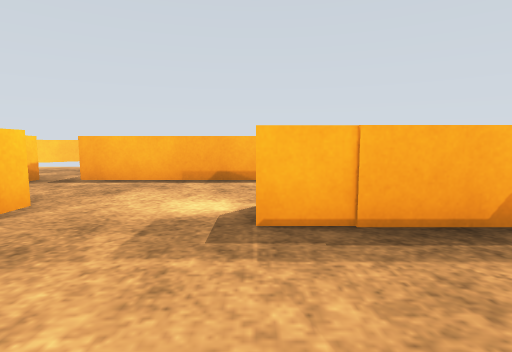
view 1 (above)

24 first-person views from a walk through a world built for the Gazebo simulator. The camera is 0.41 m above the floor, tilts 6° down and sees 80° across. The floor is counted in squares, 0.5 m on a side. Each view is taken from the middle of a square. On the plan, view 1 faces up. The plan holds only what a view shows up to about 11 squares ahead; the rest is blank. The place goes on beyond the plan. Surface patterns are stand-ins for the level's own textures.

view 2
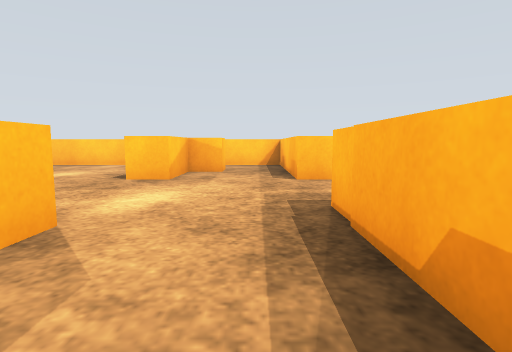

view 3
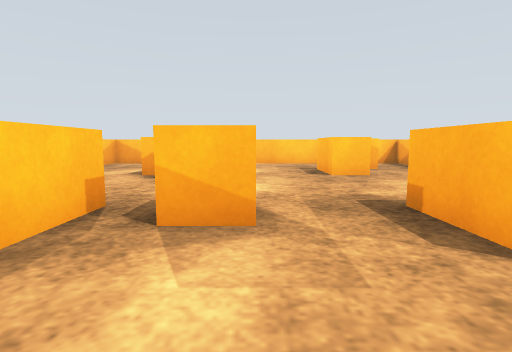

view 4
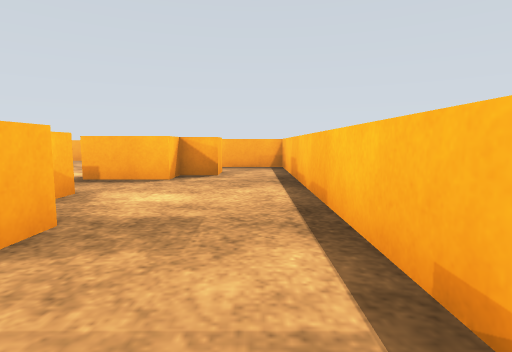

view 5
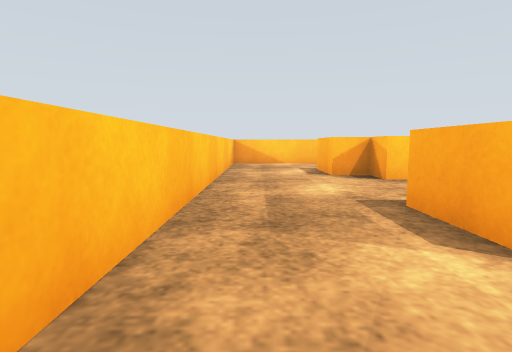

view 6
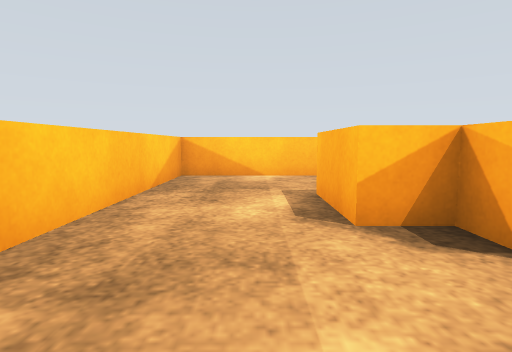

view 7
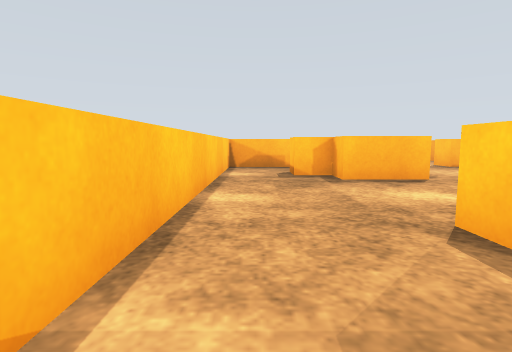

view 8
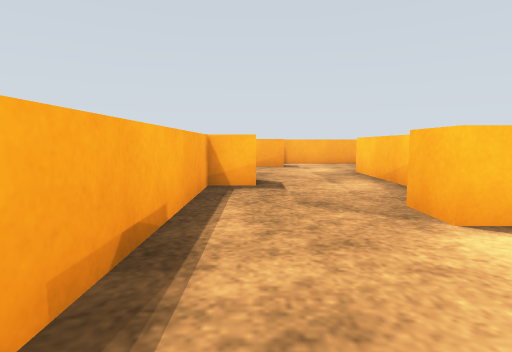

view 9
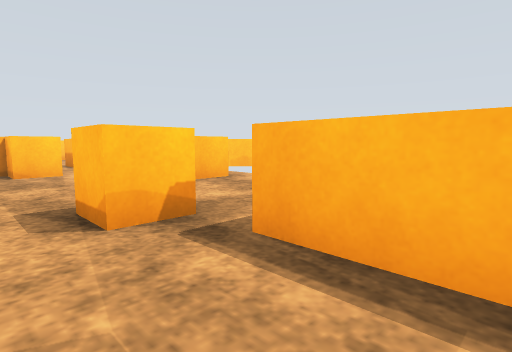

view 10
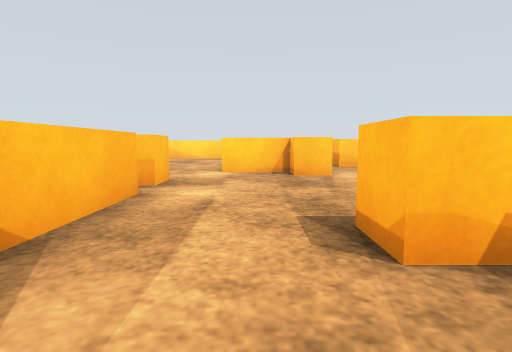

view 11
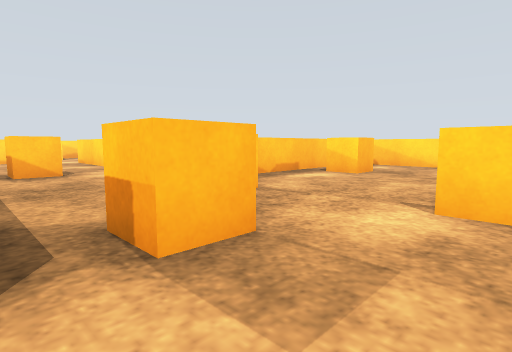

view 12
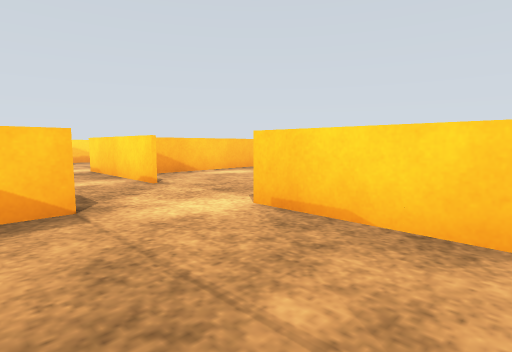

view 13
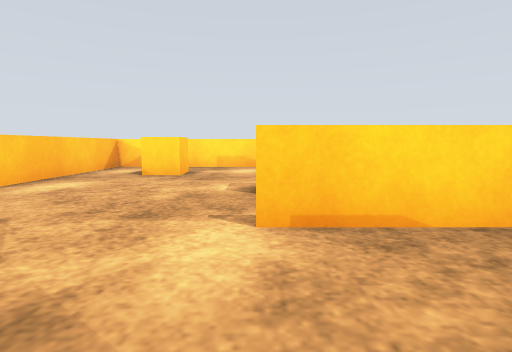

view 14
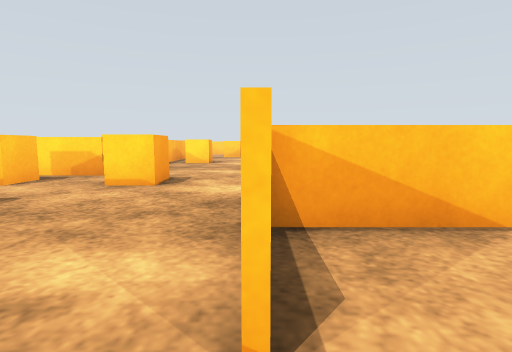

view 15
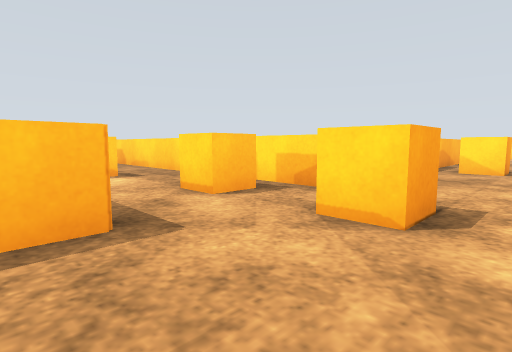

view 16
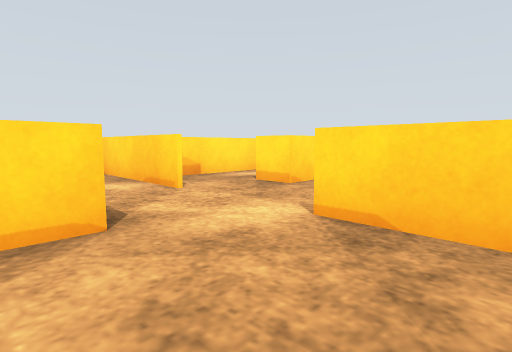

view 17
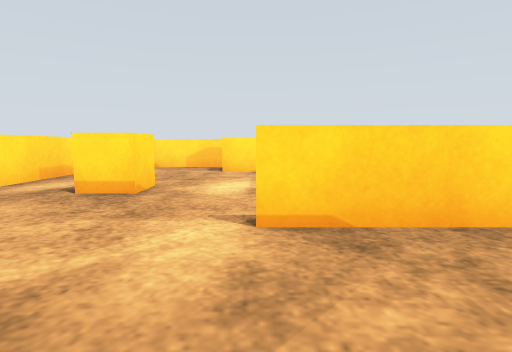

view 18
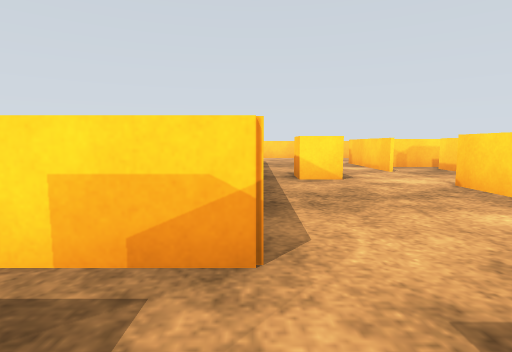

view 19
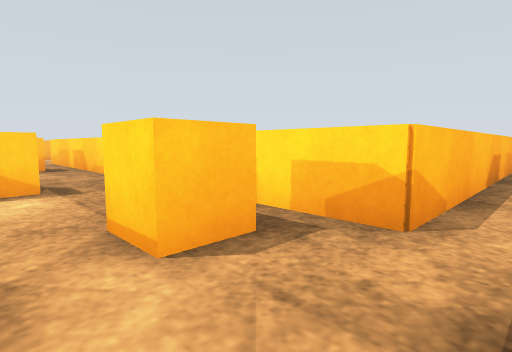

view 20
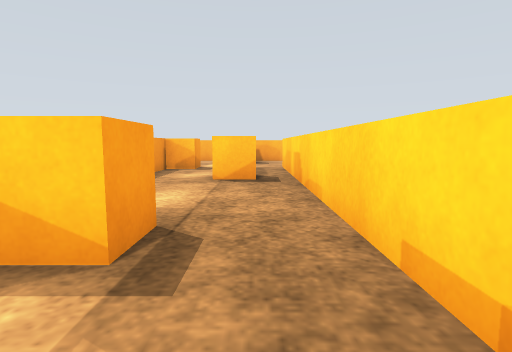

view 21
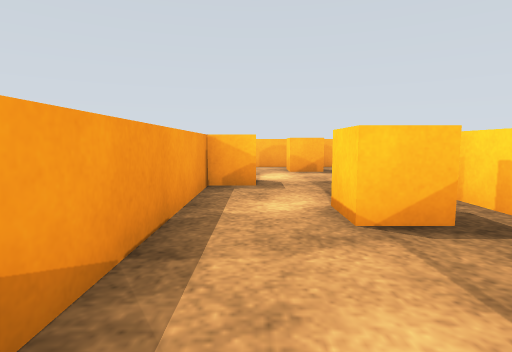

view 22
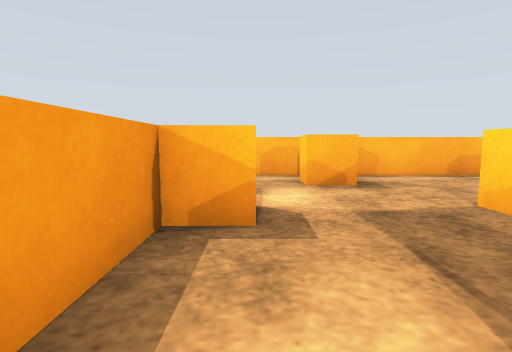

view 23
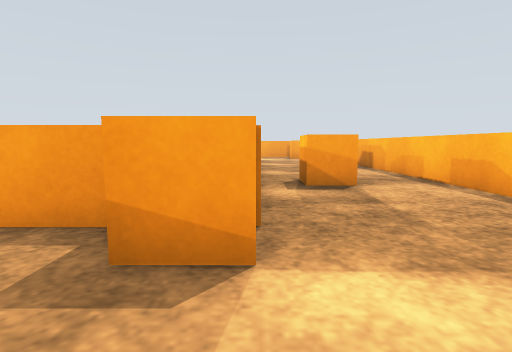

view 24
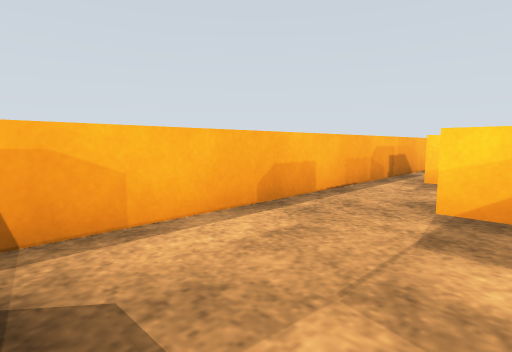

### Floor plan
Key: @ floor where view 1 was taken; # wall or solid block; . floor; = window, fence, low wall or low ledge; B orange box.
Columns run from 20 left of view 1 to 10 right of it. Each row starts with its distance up from view 1.
 10            BB..
  9      BB    BB...
  8      BB...   ...
  7         BB....BB=======#
  6         #B....BB.......BB...BB
  5         B...................BB
  4        .B.......BB..BB.......
  3    .......BB====#B..BB==#B#..
  2 =.........BB=.............=
  1 =..BB...B  .=.BB.......BB.=
  0    BB...B...=.BBBB..@BBBB.=
 -1   ===== #...=..BBB...BBB..=.  #
 -2         B...=.............=.  #
 -3 =....  .B...=........BB...=. .#
 -4 =.........BB=....BB  BB...=. .#
 -5 =.BB......BB=..BBBB..BBB..=BB.#
 -6   BB....B...=..BBB...BBB..=BB.#
 -7 =.......B...=.............=...#
 -8 ========#...=............. ...
 -9         B...============#B#...
-10  BB.....B........BB......BB...#
-11 =BB.......BB.BB..BB...BB....BB#
-12 =....BB...BB.BB.......BB....BB#
-13 =....BB.B...=== ========#B#...#
-14 =   ....B...=              ...#
-15    =====#...=              ...#
-16         B...=              BB.#
-17         B...=              BB.#
-18        ...BB=               ..#
-19        ...BB=               BB#
-20      BB.B. .=               BB#
-21      BB.B. .=                 #
-22      ===#.                    #

Where each view was taken, in squares from view 1:
view 1: 0 up, 0 right, facing up
view 2: 2 up, 4 right, facing left
view 3: 3 down, 5 right, facing left
view 4: 8 down, 5 right, facing up
view 5: 8 down, 5 right, facing left
view 6: 7 down, 0 right, facing left
view 7: 8 down, 7 left, facing up
view 8: 6 up, 3 left, facing right
view 9: 5 up, 2 left, facing up-left
view 10: 5 up, 3 left, facing left
view 11: 5 up, 8 left, facing down-left
view 12: 0 up, 9 left, facing down-left
view 13: 3 down, 9 left, facing left
view 14: 5 down, 12 left, facing down
view 15: 8 down, 11 left, facing down-right
view 16: 8 down, 9 left, facing down-left
view 17: 10 down, 9 left, facing left
view 18: 11 down, 8 left, facing down
view 19: 10 down, 9 left, facing down-right
view 20: 12 down, 5 left, facing right
view 21: 10 down, 1 left, facing right
view 22: 10 down, 2 right, facing right
view 23: 12 down, 6 right, facing up
view 24: 12 down, 7 right, facing down-right
